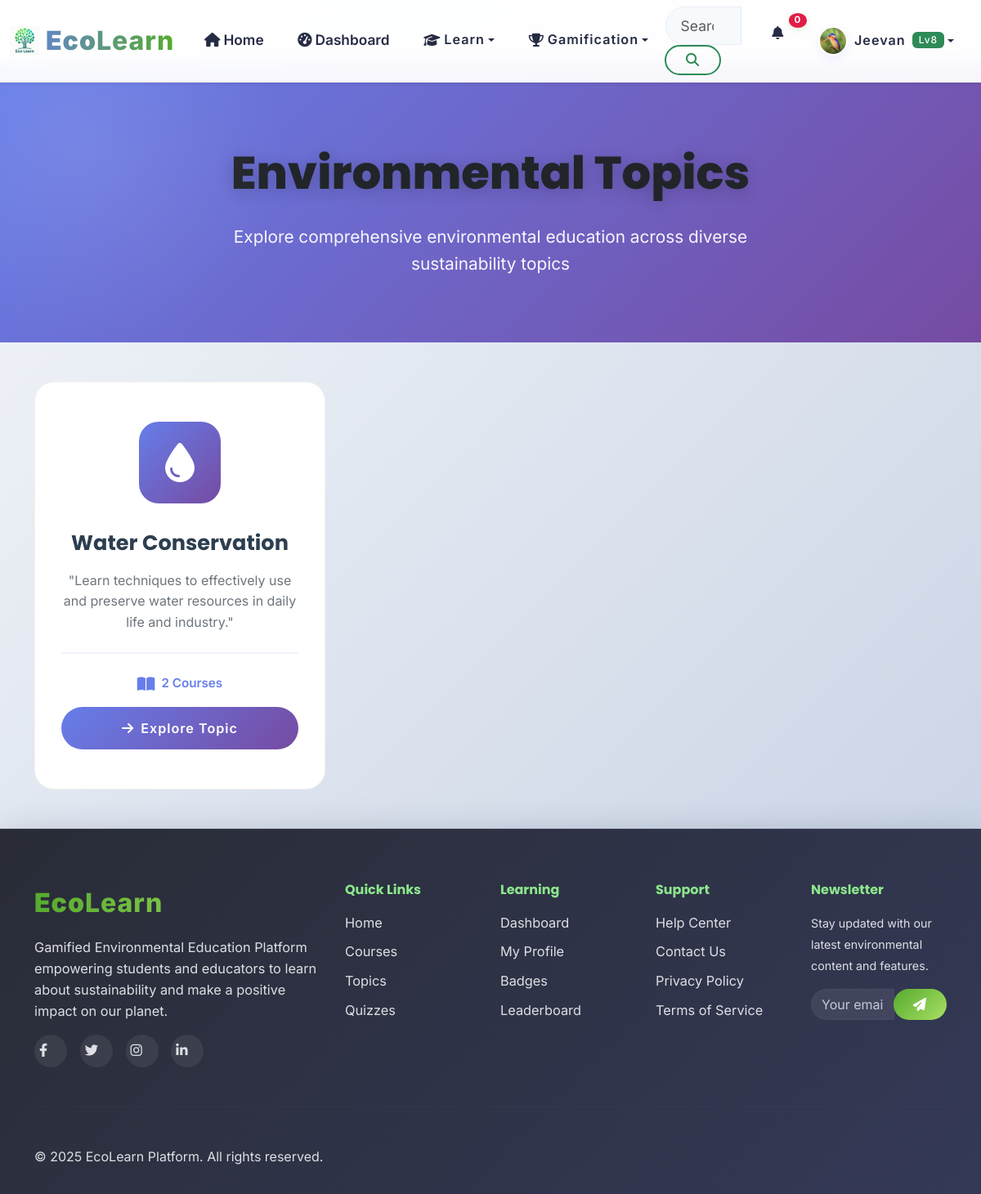
Page /topics/ (signed in) on the committed database.
### apps/accounts/models.py (models this page shows, shortened)
class User(AbstractUser):
    email = models.EmailField(unique=True)
    first_name = models.CharField(max_length=30)
    last_name = models.CharField(max_length=30)
    USER_TYPES = (
        ('student', 'Student'),
        ('teacher', 'Teacher'),
        ('admin', 'Administrator'),
    )
    user_type = models.CharField(max_length=20, choices=USER_TYPES, default='student')
    institution = models.CharField(max_length=100, blank=True)
    grade_level = models.CharField(max_length=20, blank=True)
    student_id = models.CharField(max_length=100, blank=True)  # NEW
    avatar = models.ImageField(upload_to='avatars/', blank=True, null=True)
    bio = models.TextField(max_length=500, blank=True)
    date_of_birth = models.DateField(blank=True, null=True)
    phone = models.CharField(max_length=20, blank=True)  # NEW
    total_points = models.IntegerField(default=0)
    level = models.IntegerField(default=1)
    experience_points = models.IntegerField(default=0)
    last_login_streak = models.IntegerField(default=0)
    total_lessons_completed = models.IntegerField(default=0)
    total_quizzes_taken = models.IntegerField(default=0)
    preferred_language = models.CharField(max_length=10, default='en')
    notifications_enabled = models.BooleanField(default=True)
    email_notifications = models.BooleanField(default=False)
    show_on_leaderboard = models.BooleanField(default=True)
    learning_style = models.CharField(max_length=50, blank=True)
    created_at = models.DateTimeField(auto_now_add=True)
    updated_at = models.DateTimeField(auto_now=True)
    is_verified = models.BooleanField(default=False)
    USERNAME_FIELD = 'email'
    REQUIRED_FIELDS = ['username', 'first_name', 'last_name']
    class Meta:
        db_table = 'users'
        verbose_name = 'User'
        verbose_name_plural = 'Users'

### apps/core/models.py (models this page shows, shortened)
class Topic(models.Model):
    DIFFICULTY_CHOICES = [
        ('beginner', 'Beginner'),
        ('intermediate', 'Intermediate'),
        ('advanced', 'Advanced'),
    ]
    COLOR_CHOICES = [
        ('#E53E3E', 'Red'),
        ('#DD6B20', 'Orange'),
        ('#38A169', 'Green'),
        ('#805AD5', 'Purple'),
        ('#3182CE', 'Blue'),
        ('#319795', 'Teal'),
    ]
    name = models.CharField(max_length=100)
    slug = models.SlugField(unique=True, blank=True)
    description = models.TextField()
    icon = models.CharField(max_length=50, help_text="FontAwesome icon class (e.g., fas fa-thermometer-half)")
    background_color = models.CharField(max_length=7, choices=COLOR_CHOICES, default='#38A169')
    difficulty_level = models.CharField(max_length=20, choices=DIFFICULTY_CHOICES, default='beginner')
    is_active = models.BooleanField(default=True)
    order = models.IntegerField(default=0)
    created_at = models.DateTimeField(auto_now_add=True)
    class Meta:
        ordering = ['order', 'name']

### apps/core/views.py (the view)
# urls.py: path('topics/', views.topic_list, name='topic_list'),
def topic_list(request):
    topics = Topic.objects.filter(is_active=True).order_by('order', 'name')
    return render(request, 'core/topic_list.html', {
        'topics': topics
    })

### apps/accounts/context_processors.py (called while the page is built)
def user_gamification(request):
    if request.user.is_authenticated:
        if getattr(request.user, 'user_type', None) != 'student':
            return {
                'user_level': 0,
                'user_points': 0,
                'user_badges': 0,
            }
        try:
            progress = UserProgress.objects.get(user=request.user)
            level = progress.get_level()
            points = progress.total_points
            badges = request.user.earned_badges.count() if hasattr(request.user, 'earned_badges') else 0
        except UserProgress.DoesNotExist:
            level = 1
            points = 0
            badges = 0
    else:
        level = 0
        points = 0
        badges = 0
    return {
        'user_level': level,
        'user_points': points,
        'user_badges': badges,
    }

### apps/gamification/models.py (called while the page is built)
    def get_level(self):
        pts = self.total_points
        for i, threshold in enumerate(self.LEVEL_THRESHOLDS):
            if pts < threshold:
                return i
        return len(self.LEVEL_THRESHOLDS)

### templates/core/topic_list.html (shortened to what this page needs)
{% extends 'base.html' %}
{% load static %}
{% block body_class %}topics-page{% endblock %}
{% block content %}
<div class="topics-header">
    <div class="container text-center">
        <h1 class="page-title">Environmental Topics</h1>
        <p class="page-subtitle">
            Explore comprehensive environmental education across diverse sustainability topics
        </p>
    </div>
</div>
<div class="container py-5">
    {% if topics %}
    <div class="row g-4">
        {% for topic in topics %}
        <div class="col-lg-4 col-md-6">
            <div class="topic-card animate-fade-in" onclick="window.location.href='{% url 'core:topic_detail' topic.slug %}'">
                <div class="topic-icon-wrapper" style="background: linear-gradient(135deg, {{ topic.color_start|default:'#667eea' }}, {{ topic.color_end|default:'#764ba2' }});">
                    <i class="fas {{ topic.icon|default:'fa-leaf' }} topic-icon"></i>
                </div>
                <h3 class="topic-title">{{ topic.name }}</h3>
                <p class="topic-description">{{ topic.description|truncatewords:20 }}</p>
                <div class="topic-meta">
                    <div class="meta-badge">
                        <i class="fas fa-book-open"></i>
                        <span>{{ topic.courses.count }} Courses</span>
                    </div>
                </div>
                <a href="{% url 'core:topic_detail' topic.slug %}" class="btn btn-explore">
                    <i class="fas fa-arrow-right me-2"></i>Explore Topic
                </a>
            </div>
        </div>
        {% endfor %}
    </div>
    {% endif %}
</div>
{% endblock %}

### templates/components/navigation.html (shortened to what this page needs)
{% load static %}
<nav class="navbar navbar-expand-lg navbar-light bg-white shadow-sm fixed-top">
    <div class="container-fluid">
        <a class="navbar-brand d-flex align-items-center" href="{% url 'core:home' %}">
            <img src="{% static 'images/Logos.png' %}" alt="EEP Logo" class="navbar-logo me-2" style="height: 32px;">
            <span class="brand-text"><strong class="text-primary">Eco</strong><span class="text-success">Learn</span></span>
        </a>
        <div class="collapse navbar-collapse" id="navbarNav">
            <ul class="navbar-nav me-auto">
                <li class="nav-item">
                    <a class="nav-link {% if request.resolver_match.url_name == 'home' %}active{% endif %}" href="{% url 'core:home' %}">
                        <i class="fas fa-home me-1"></i>Home
                    </a>
                </li>
                {% if user.is_authenticated %}
                    {% if user.user_type != 'teacher' %}
                    <li class="nav-item">
                        <a class="nav-link {% if request.resolver_match.url_name == 'dashboard' %}active{% endif %}" href="{% url 'core:dashboard' %}">
                            <i class="fas fa-tachometer-alt me-1"></i>Dashboard
                        </a>
                    </li>
                    {% endif %}
                {% endif %}
                 {% if user.user_type != 'teacher' %}
                <li class="nav-item dropdown">
                    <button class="nav-link dropdown-toggle btn btn-link border-0 bg-transparent" type="button" data-bs-toggle="dropdown">
                        <i class="fas fa-graduation-cap me-1"></i>Learn
                    </button>
                </li>
                {% endif %}
                {% if user.is_authenticated %}
                <li class="nav-item dropdown">
                    <button class="nav-link dropdown-toggle btn btn-link border-0 bg-transparent" type="button" data-bs-toggle="dropdown">
                        <i class="fas fa-trophy me-1"></i>Gamification
                    </button>
                </li>
                {% endif %}
            </ul>
            <form class="d-flex me-3" role="search">
                <div class="input-group">
                    <input class="form-control search-input" type="search" placeholder="Search courses, topics..." aria-label="Search" id="globalSearch">
                    <button class="btn btn-outline-primary" type="submit">
                        <i class="fas fa-search"></i>
                    </button>
                </div>
            </form>
            <ul class="navbar-nav">
                {% if user.is_authenticated %}
                    <li class="nav-item dropdown">
                        <button class="nav-link notification-toggle btn btn-link border-0 bg-transparent" type="button" data-bs-toggle="dropdown">
                            <i class="fas fa-bell"></i>
                            <span class="notification-badge" id="notificationCount">0</span>
                        </button>
                    </li>
                    <li class="nav-item dropdown">
                        <button class="nav-link dropdown-toggle user-menu btn btn-link border-0 bg-transparent" type="button" data-bs-toggle="dropdown">
                            <img src="{% if user.avatar %}{{ user.avatar.url }}{% else %}{% static 'images/avatars/default.png' %}{% endif %}" alt="Profile" class="user-avatar me-2">
                            <span class="user-name">{{ user.first_name }}</span>
                            <span class="user-level badge bg-primary ms-2">Lv{{ user_level }}</span>
                        </button>
                    </li>
                {% endif %}
            </ul>
        </div>
    </div>
</nav>

### static/css/base.css (style rules this page uses)
:root { --primary-color: #2E8B57; --primary-light: #3CB371; --primary-dark: #228B22; --secondary-color: #20B2AA; --accent-color: #32CD32; --success-color: #28a745; --info-color: #17a2b8; --warning-color: #ffc107; --danger-color: #dc3545; --white: #ffffff; --gray-50: #f8f9fa; --gray-100: #e9ecef; --gray-200: #dee2e6; --gray-300: #ced4da; --gray-400: #adb5bd; --gray-500: #6c757d; --gray-600: #495057; --gray-700: #343a40; --gray-800: #212529; --gray-900: #000000; --font-primary: 'Inter', -apple-system, BlinkMacSystemFont, sans-serif; --font-heading: 'Poppins', sans-serif; --spacing-xs: 0.25rem; --spacing-sm: 0.5rem; --spacing-md: 1rem; --spacing-lg: 1.5rem; --spacing-xl: 2rem; --spacing-2xl: 3rem; --radius-sm: 0.25rem; --radius-md: 0.375rem; --radius-lg: 0.5rem; --radius-xl: 0.75rem; --radius-2xl: 1rem; --radius-full: 9999px; --shadow-sm: 0 1px 2px 0 rgba(0, 0, 0, 0.05); --shadow-md: 0 4px 6px -1px rgba(0, 0, 0, 0.1); --shadow-lg: 0 10px 15px -3px rgba(0, 0, 0, 0.1); --shadow-xl: 0 20px 25px -5px rgba(0, 0, 0, 0.1); --transition-fast: 150ms ease-in-out; --transition-normal: 300ms ease-in-out; --transition-slow: 500ms ease-in-out; }
* { box-sizing: border-box; }
body { font-family: var(--font-primary); font-size: 1rem; line-height: 1.6; color: var(--gray-700); background-color: #f5f7fa; -webkit-font-smoothing: antialiased; -moz-osx-font-smoothing: grayscale; }
h1, h2, h3, h4, h5, h6 { font-family: var(--font-heading); font-weight: 600; line-height: 1.3; color: var(--gray-800); margin-bottom: var(--spacing-md); }
p { margin-bottom: var(--spacing-md); }
a { color: var(--primary-color); text-decoration: none; transition: color var(--transition-fast); }
.navbar { backdrop-filter: blur(10px); background-color: rgba(255, 255, 255, 0.95) !important; border-bottom: 1px solid var(--gray-200); transition: all var(--transition-normal); }
.navbar-brand { font-weight: 700; font-size: 1.25rem; }
.navbar-logo { height: 32px; width: auto; }
.nav-link { font-weight: 500; padding: var(--spacing-sm) var(--spacing-md) !important; border-radius: var(--radius-md); transition: all var(--transition-fast); }
.user-avatar { width: 32px; height: 32px; border-radius: var(--radius-full); object-fit: cover; border: 2px solid var(--white); }
.user-menu { display: flex; align-items: center; padding: var(--spacing-xs) var(--spacing-md); border-radius: var(--radius-lg); transition: all var(--transition-fast); }
.notification-toggle { position: relative; }
.notification-badge { position: absolute; top: -2px; right: -2px; background-color: var(--danger-color); color: var(--white); font-size: 0.75rem; font-weight: 600; padding: 2px 6px; border-radius: var(--radius-full); min-width: 18px; height: 18px; display: flex; align-items: center; justify-content: center; }
.search-input { min-width: 250px; border-radius: var(--radius-lg); border: 1px solid var(--gray-300); padding: var(--spacing-sm) var(--spacing-md); transition: all var(--transition-fast); }
.btn { font-weight: 500; border-radius: var(--radius-md); padding: var(--spacing-sm) var(--spacing-lg); transition: all var(--transition-fast); border: none; cursor: pointer; display: inline-flex; align-items: center; justify-content: center; text-decoration: none; }
.btn-outline-primary { border: 2px solid var(--primary-color); color: var(--primary-color); background: transparent; }
.badge { font-weight: 500; padding: 4px 8px; border-radius: var(--radius-md); font-size: 0.75rem; }
.text-primary { color: var(--primary-color) !important; }
.text-success { color: var(--success-color) !important; }
.bg-primary { background-color: var(--primary-color) !important; }

### rows in the picture
User: avatar (picture), first_name "Jeevan"
Topic: name "Water Conservation", description "\"Learn techniques to effectively use and preserve water resources in daily life and industry.\"", courses.count "2"

### other values in the picture
{{ user_level }} "8"
